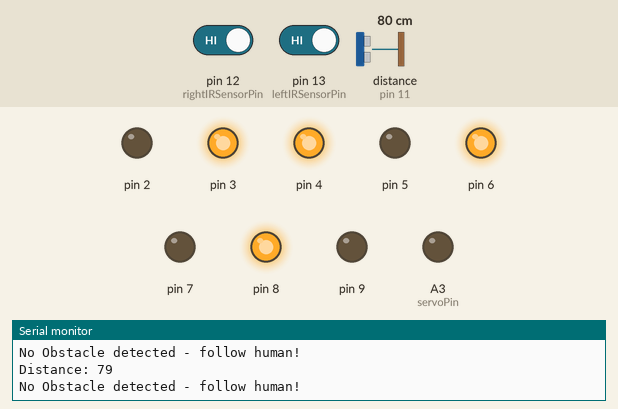
Recording of a sketch running on a simulated Arduino Uno, built with avr-gcc and run on an emulated ATmega328P. Shown: output pins drawn as LEDs (lit = HIGH), the last lines printed to the serial monitor. Wiring (inferred from the names in the program): ultrasonic range finder: trigger pin 10; echo pin 11. The test bench sets the inputs (shaded band); at power-on: pin 12 (rightIRSensorPin) HIGH, distance to the obstacle (sensor on pin 11) 80 cm, pin 13 (leftIRSensorPin) HIGH. The echo pulse lasts 58.3 µs per cm; pins used as bus, display or sensor lines are not drawn.

Above: at 2.2 s.
2.3 s: pin 12 (rightIRSensorPin) driven LOW
At 2.7 s:
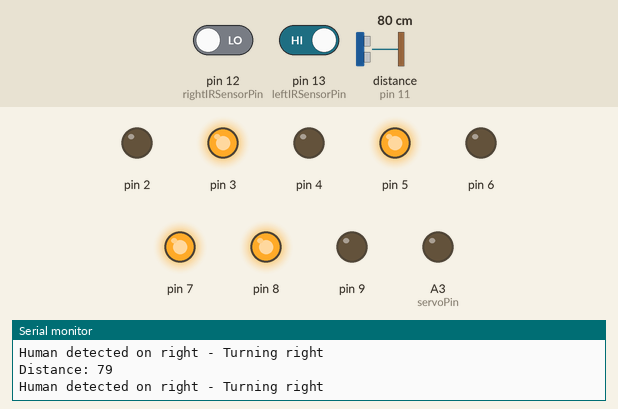
3.8 s: distance to the obstacle (sensor on pin 11) set to 7 cm
6.8 s: distance to the obstacle (sensor on pin 11) set to 4 cm
At 7.6 s:
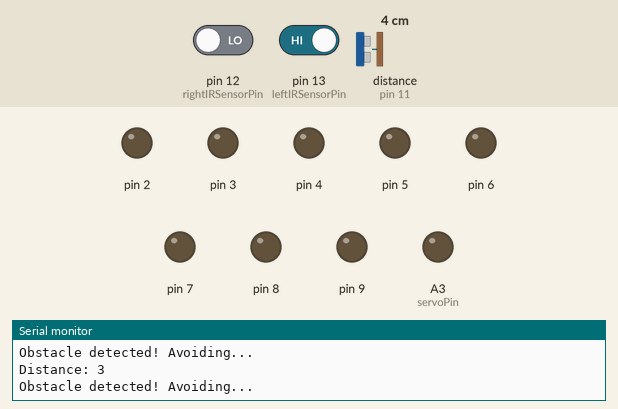
Timing chart, 0 to 9.8 s (numbered marks = the images above; inputs shaded):
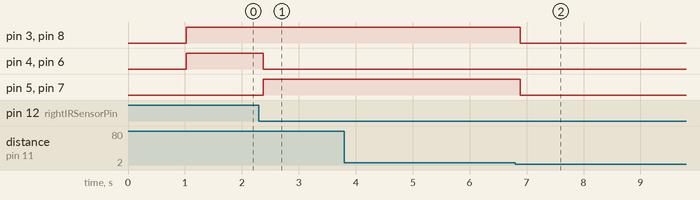

Measured:
- the behaviour switches between 6 and 5 cm on distance to the obstacle (sensor on pin 11) (found by bisection; images 1 and 2)
- after the input at 2.3 s, pin 4, pin 6: HIGH → LOW after 0.08 s; pin 5, pin 7: LOW → HIGH after 0.08 s
- after the input at 6.8 s, pin 3, pin 5, pin 7, pin 8: HIGH → LOW after 0.09 s

The sketch:

code.ino
```cpp
#include <Servo.h>

// Motor pin definitions (IN1 and IN2 for each motor)
const int M1IN[2] = {9, 8};
const int M2IN[2] = {7, 6};
const int M3IN[2] = {2, 3};
const int M4IN[2] = {5, 4};

// Array of pointers to each motor pin pair for convenient iteration
const int* MT[4] = {M1IN, M2IN, M3IN, M4IN};

// Sensor pins
const int leftIRSensorPin = 13;
const int rightIRSensorPin = 12;
const int ultrasonicTriggerPin = 10;
const int ultrasonicEchoPin = 11;

// Servo pin (used for robot head movement)
const int servoPin = A3;

// Constants for robot behavior
const int MIN_DISTANCE_CM = 5;   // Minimum safe distance from obstacle (cm)
const int MAX_DISTANCE_CM = 100;    // Maximum safe distance from obstacle (cm)
const int TURN_DELAY_MS = 300;      // Time to turn in milliseconds
const int SERVO_PULSE_MS = 500;     // Time to move servo during initialization
const int LOOP_DELAY_MS = 100;      // Delay between each loop iteration
bool servoInitialized = false;      // Flag for tracking servo initialization

// Servo instance for robot head movement
Servo robotHead;

/**
 * Measures the distance using the ultrasonic sensor.
 * @return Distance in centimeters.
 */
long measureDistance() {
  // Clear the trigger pin
  digitalWrite(ultrasonicTriggerPin, LOW);
  delayMicroseconds(2);

  // Trigger the ultrasonic pulse
  digitalWrite(ultrasonicTriggerPin, HIGH);
  delayMicroseconds(10);
  digitalWrite(ultrasonicTriggerPin, LOW);

  // Measure pulse duration from echo pin
  long duration = pulseIn(ultrasonicEchoPin, HIGH);

  // Convert duration to distance (cm)
  long distance = (duration * 0.0343) / 2;

  return distance;
}

/**
 * Arduino setup function. Initializes serial, sensors, motor pins, and servo.
 */
void setup() {
  Serial.begin(9600);

  // Initialize motor pins as outputs
  for (int i = 0; i < 4; i++) {
    pinMode(MT[i][0], OUTPUT);
    pinMode(MT[i][1], OUTPUT);
  }

  // Set up IR and ultrasonic sensor pins
  pinMode(leftIRSensorPin, INPUT);
  pinMode(rightIRSensorPin, INPUT);
  pinMode(ultrasonicTriggerPin, OUTPUT);
  pinMode(ultrasonicEchoPin, INPUT);

  // Set servo pin (analog pin for PWM output)
  pinMode(servoPin, OUTPUT);

  delay(1000);  // Allow time for everything to settle
  Serial.println("Human-Following Robot Initialized");

  // Optional: Uncomment to run servo initialization at startup
  // initializeServo();
}

/**
 * Initializes the servo by sweeping it through a range of motion.
 */
void initializeServo() {
  Serial.println("Rotating servo...");
  robotHead.attach(servoPin);

  for (int i = 90; i < 180; i++) {
    robotHead.write(i);
    delay(15);
  }
  for (int i = 180; i > 0; i--) {
    robotHead.write(i);
    delay(15);
  }
  for (int i = 0; i <= 90; i++) {
    robotHead.write(i);
    delay(15);
  }

  Serial.println("Servo initialization complete");
  servoInitialized = true;
}

/**
 * Main loop. Reads sensor input and controls motors accordingly.
 */
void loop() {
  // Read IR sensor data (active low)
  int leftIRDetected = !digitalRead(leftIRSensorPin);
  int rightIRDetected = !digitalRead(rightIRSensorPin);

  // Measure distance from ultrasonic sensor
  long distance = measureDistance();

  // Display current distance
  Serial.print("Distance: ");
  Serial.println(distance);
  if ((leftIRDetected && rightIRDetected) || (distance < MIN_DISTANCE_CM) ) {

     Serial.println("Obstacle detected! Avoiding...");
    stopAll();
  }
  // Priority 3: Turn left if human is on left side
 else  if (leftIRDetected) {
    Serial.println("Human detected on left - Turning left");
    turnLeft();
  }
  // Priority 4: Turn right if human is on right side
  else if (rightIRDetected) {
    Serial.println("Human detected on right - Turning right");
    turnRight();
  }
  // Priority 1: Avoid obstacles
 else if (distance > MAX_DISTANCE_CM) {
     Serial.println("No human detected - stopping");
    stopAll();
    // Optional avoidance routine:
    // delay(500);
    // moveBackward();
    // delay(500);
    // turnRight();
    // delay(700);
  }
  // Default behavior: follow human
  else {
    Serial.println("No Obstacle detected - follow human!");
    moveForward();
  }

  // Optional delay between iterations
  // delay(LOOP_DELAY_MS);
}

///////////////////////////
// MOTOR CONTROL SECTION //
///////////////////////////

/**
 * Stops a single motor.
 * @param motorPins The 2-pin array for the motor.
 */
void motorStop(const int motorPins[2]) {
  digitalWrite(motorPins[0], LOW);
  digitalWrite(motorPins[1], LOW);
}

/**
 * Drives a motor forward.
 * @param motorPins The 2-pin array for the motor.
 */
void motorGoForward(const int motorPins[2]) {
  digitalWrite(motorPins[0], LOW);
  digitalWrite(motorPins[1], HIGH);
}

/**
 * Drives a motor backward.
 * @param motorPins The 2-pin array for the motor.
 */
void motorGoBackward(const int motorPins[2]) {
  digitalWrite(motorPins[0], HIGH);
  digitalWrite(motorPins[1], LOW);
}

//////////////////////////
// MOVEMENT FUNCTIONS   //
//////////////////////////

/**
 * Stops all motors.
 */
void stopAll() {
  for (int i = 0; i < 4; i++) {
    motorStop(MT[i]);
  }
}

/**
 * Moves the robot forward.
 */
void moveForward() {
  for (int i = 0; i < 4; i++) {
    motorGoForward(MT[i]);
  }
}

/**
 * Moves the robot backward.
 */
void moveBackward() {
  for (int i = 0; i < 4; i++) {
    motorGoBackward(MT[i]);
  }
}

/**
 * Turns the robot left.
 */
void turnLeft() {
  motorGoBackward(MT[0]); // M1
  motorGoBackward(MT[2]); // M3
  motorGoForward(MT[1]);  // M2
  motorGoForward(MT[3]);  // M4
}

/**
 * Turns the robot right.
 */
void turnRight() {
  motorGoForward(MT[0]); // M1
  motorGoForward(MT[2]); // M3
  motorGoBackward(MT[1]); // M2
  motorGoBackward(MT[3]); // M4
}

/**
 * Rotates the robot clockwise (alias for right turn).
 */
void rotateClockwise() {
  turnRight();
}

/**
 * Rotates the robot counter-clockwise (alias for left turn).
 */
void rotateCounterClockwise() {
  turnLeft();
}
```
